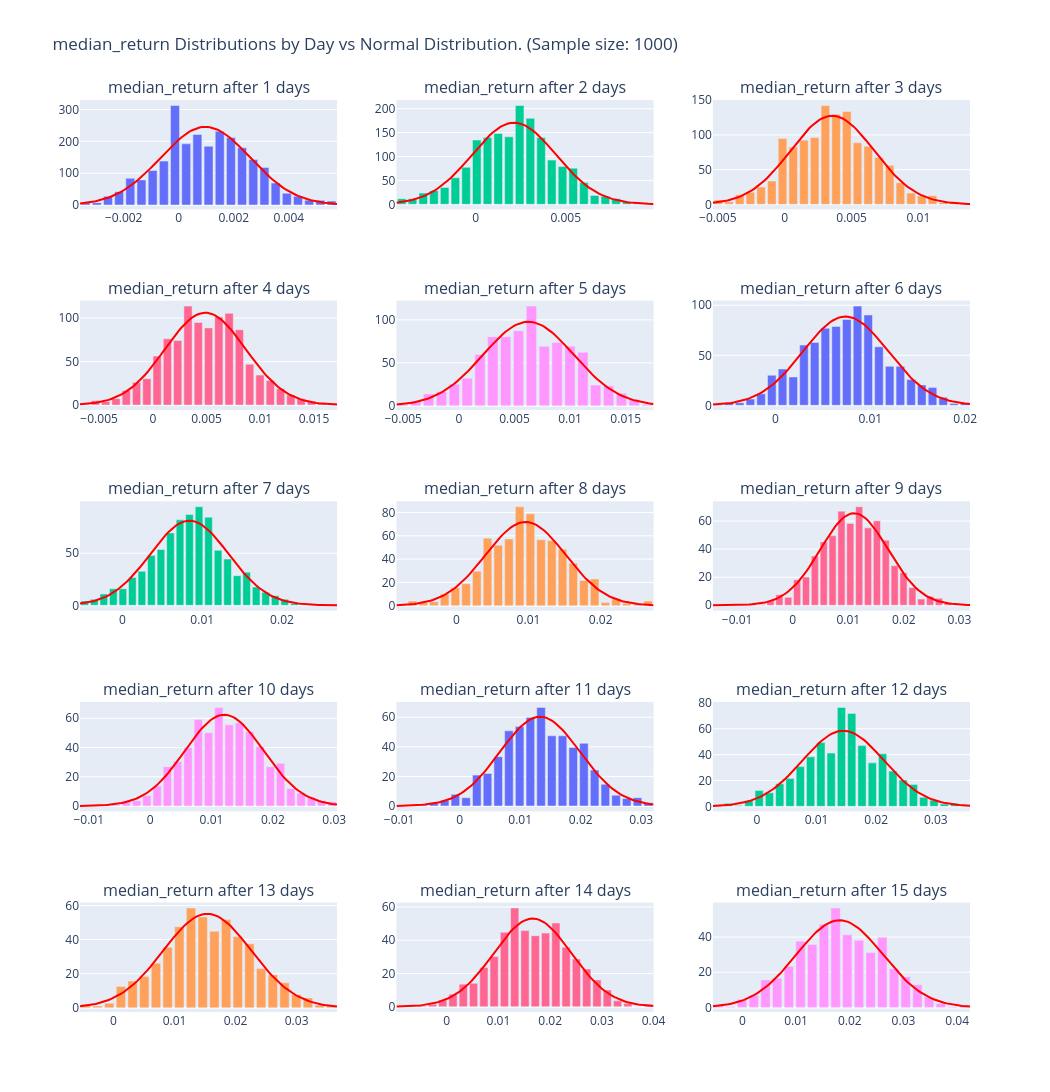

Here is the notebook cell this chart was saved with:
### Markdown cell above
We create visualizations (histograms and Q-Q plots) for each metric and each day. This allows us to visually assess the shape of our distributions

### Code cell
# Histograms of the metric distributions for each day
metric_name = 'median_return'
metric_data = basecase_metrics[metric_name]
num_days = len(metric_data)
num_cols = 3
num_rows = (num_days + num_cols - 1) // num_cols

fig = make_subplots(rows=num_rows, cols=num_cols,
                    subplot_titles=[f"{metric_name} after {day} days" for day in metric_data.keys()],
                    vertical_spacing=0.1)

for idx, (day, values) in enumerate(metric_data.items()):
    row = idx // num_cols + 1
    col = idx % num_cols + 1
    
    # Calculate histogram data
    hist, bin_edges = np.histogram(values, bins='auto', density=True)
    bin_centers = (bin_edges[:-1] + bin_edges[1:]) / 2
    
    # Plot histogram
    fig.add_trace(go.Bar(x=bin_centers, y=hist, name='', showlegend=False,
                            hoverinfo='x'),
                    row=row, col=col)
    
    # Fit a normal distribution to the data
    mu, std = np.mean(values), np.std(values)
    x = np.linspace(min(values), max(values), 100)
    p = stats.norm.pdf(x, mu, std)
    
    # Plot the normal distribution
    fig.add_trace(go.Scatter(x=x, y=p, mode='lines', name='Normal Distribution',
                                line=dict(color='red'), showlegend=False,
                                hoverinfo='name'),
                    row=row, col=col)
    
    # Update axes labels
    fig.update_xaxes(title_text=None, row=row, col=col)
    fig.update_yaxes(title_text=None, row=row, col=col)
    
    # Center the x-axis range
    fig.update_xaxes(range=[np.percentile(values, 0), np.percentile(values, 100)], row=row, col=col)

fig.update_layout(height=300*num_rows, width=350*num_cols,
                    title_text=f"{metric_name} Distributions by Day vs Normal Distribution. (Sample size: {len(values)})")

fig.show()
